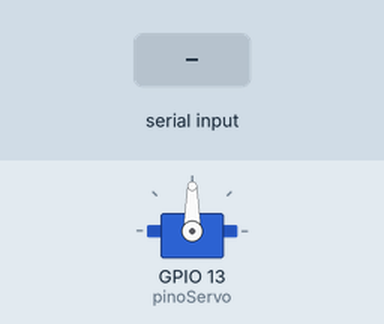
Recording of a sketch running on a simulated ESP32. On the bench: servo. Inputs (shaded band) come from the test bench.

Above: at 1.2 s.
1.3 s: "30,150\n" received over Serial
At 2.1 s:
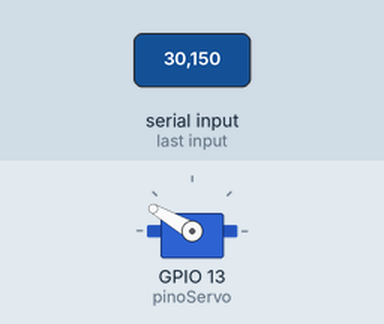
At 3.2 s:
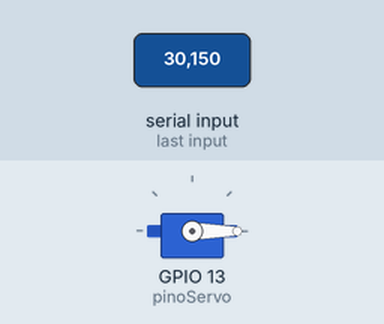
3.8 s: "90,45\n" received over Serial
At 4.3 s:
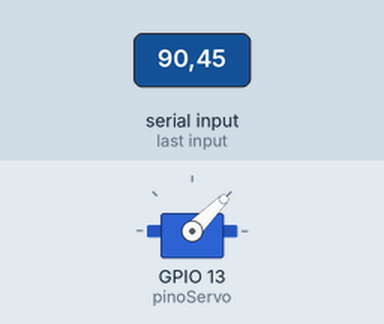
Timing chart, 0 to 6.8 s (numbered marks = the images above; inputs shaded):
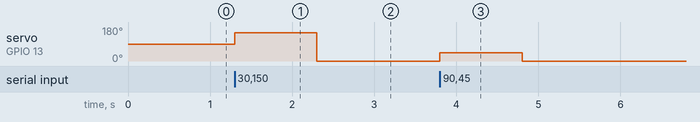

The sketch:

mimica.ino
```cpp
// Autor: Vitor Augusto Tibério - Estudante de Engenharia Elétrica - USP São Carlos //
// Contato: vitortiberio@usp.br

// Importando as Bibliotecas //
#include <ESP32Servo.h>

// Definição usando o objeto Servo //
Servo servoBraco;
const int pinoServo = 13;

void setup() {
  Serial.begin(115200);
  servoBraco.attach(pinoServo);
}

void loop() {
  if (Serial.available()) {
    int angulo = Serial.parseInt();
    if (angulo >= 0 && angulo <= 180) {
      servoBraco.write(angulo);
    }
  }
}
```

Measured:
- after the input at 1.3 s, servo on GPIO 13 (pinoServo): 90° → 150° at once, → 0° 1.0 s later
- after the input at 3.8 s, servo on GPIO 13 (pinoServo): 0° → 45° at once, → 0° 1.0 s later
